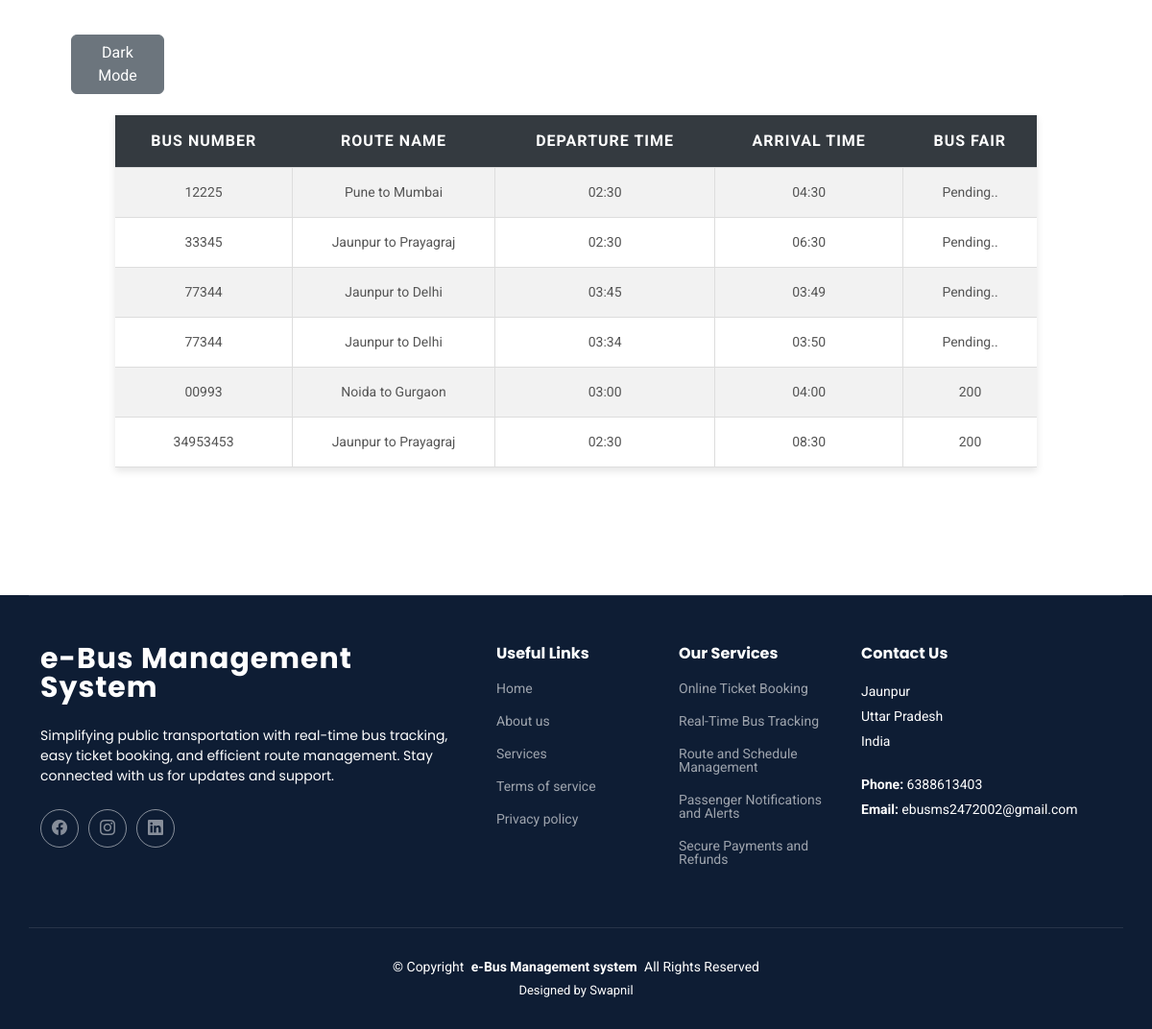
Page /BusInfo on the committed database.
### webapp/models.py (models this page shows)
class PostBusInfo(models.Model):
    busnumber = models.CharField(max_length=15)
    routename = models.CharField(max_length=40)
    departuretime = models.CharField(max_length=10)
    arrivaltime = models.CharField(max_length=10)
    busfair = models.CharField(max_length=5)

### webapp/views.py (the view)
# urls.py: path('BusInfo', views.BusInfo),
def BusInfo(request):
    obj = PostBusInfo.objects.all()
    return render(request,"BusInfo.html",{'obj':obj})

### webapp/templates/BusInfo.html (shortened to what this page needs)
{% extends 'HeaderFooter.html'%}
{% block content %}
<head>
</head>
<body>
<div id="demo"></div>
<div id="demo1">
    <table>
        <tr>
            <th>Bus Number</th>
            <th>Route Name</th>
            <th>Departure Time</th>
            <th>Arrival Time</th>
            <th>Bus Fair</th>
        </tr>
        {% for bus in obj %}
        <tr>
            <td>{{bus.busnumber}}</td>
            <td>{{bus.routename}}</td>
            <td>{{bus.departuretime}}</td>
            <td>{{bus.arrivaltime}}</td>
            <td>{{bus.busfair}}</td>
        </tr>
        {% endfor %}
    </table>
</div>
{% endblock %}

### webapp/templates/HeaderFooter.html (shortened to what this page needs)
<!DOCTYPE html>
<html lang="en">
<head>
 {% load static %}
  <link href="{% static 'vendor/swiper/swiper-bundle.min.css' %}" rel="stylesheet">
  <link href="{% static 'vendor/glightbox/css/glightbox.min.css' %}" rel="stylesheet">
  <link href="{% static 'vendor/fontawesome-free/css/all.min.css' %}" rel="stylesheet">
  <link href="{% static 'vendor/aos/aos.css' %}" rel="stylesheet">
  <link href="{% static 'vendor/bootstrap-icons/bootstrap-icons.css' %}" rel="stylesheet">
  <link href="{% static 'vendor/bootstrap/css/bootstrap.min.css' %}" rel="stylesheet">
  <link rel="stylesheet" href="{% static 'css/main.css' %}">
 <link rel="stylesheet" href="{% static 'css/post_contact.css'%}">
</head>
<body class="contact-page">
  <header id="header" class="header d-flex align-items-center fixed-top">
    <div class="container-fluid container-xl position-relative d-flex align-items-center">
      <a href="../index.html" class="logo d-flex align-items-center me-auto">
        <h1 class="sitename">e-Bus Management System</h1>
      </a>
      <nav id="navmenu" class="navmenu">
        <ul>
          <li><a href="/">Home</a></li>
          <li><a href="/BusInfo">Bus Information</a></li>
          <li><a href="/BusContact">Bus Contact</a></li>
          <li><a href="/BusType" >Bus Types</a></li>
          <li><a href="/bookyourbus" >Bus Booking</a></li>
        </ul>
      </nav>
      <ul><li> <a href=" #"><button id="theme-toggle" class="btn btn-secondary mt-3">Toggle Dark Mode</button></a></li>
      </ul>
    </div>
  </header>
  <main class="main">
  {% block content %}
{% endblock %}
  </main>
  <footer id="footer" class="footer dark-background">
    <div class="container footer-top">
      <div class="row gy-4">
        <div class="col-lg-5 col-md-12 footer-about">
          <a href="index.html" class="logo d-flex align-items-center">
            <span class="sitename">e-Bus Management System </span>
          </a>
          <p> Simplifying public transportation with real-time bus tracking, easy ticket booking, and efficient route management. Stay connected with us for updates and support.</p>
          <div class="social-links d-flex mt-4">
            <a href="https://www.facebook.com/profile.php?id=100045901268391&mibextid=ZbWKwL"><i class="bi bi-facebook"></i></a>
            <a href="https://www.instagram.com/swapnil__aryan/profilecard/?igsh=N2ViYWgyaXF4aWxt"><i class="bi bi-instagram"></i></a>
            <a href="https://www.linkedin.com/public-profile/settings?trk=d_flagship3_profile_self_view_public_profile"><i class="bi bi-linkedin"></i></a>
          </div>
        </div>
        <div class="col-lg-2 col-6 footer-links">
          <h4>Useful Links</h4>
          <ul>
            <li><a href="#">Home</a></li>
            <li><a href="#">About us</a></li>
            <li><a href="#">Services</a></li>
            <li><a href="#">Terms of service</a></li>
            <li><a href="#">Privacy policy</a></li>
          </ul>
        </div>
        <div class="col-lg-2 col-6 footer-links">
          <h4>Our Services</h4>
          <ul>
            <li><a href="#">Online Ticket Booking</a></li>
            <li><a href="#">Real-Time Bus Tracking</a></li>
            <li><a href="#">Route and Schedule Management</a></li>
            <li><a href="#">Passenger Notifications and Alerts</a></li>
            <li><a href="#">Secure Payments and Refunds</a></li>
          </ul>
        </div>
        <div class="col-lg-3 col-md-12 footer-contact text-center text-md-start">
          <h4>Contact Us</h4>
          <p>Jaunpur</p>
          <p>Uttar Pradesh</p>
          <p>India</p>
          <p class="mt-4"><strong>Phone:</strong> <span>6388613403</span></p>
          <p><strong>Email:</strong> <span>ebusms2472002@gmail.com</span></p>
        </div>
      </div>
    </div>
    <div class="container copyright text-center mt-4">
      <p>© <span>Copyright</span> <strong class="px-1 sitename">e-Bus Management system</strong> <span>All Rights Reserved</span></p>
      <div class="credits">
        Designed by <a href="https://www.linkedin.com/public-profile/settings?trk=d_flagship3_profile_self_view_public_profile">Swapnil</a>
      </div>
    </div>
  </footer>
</body>
</html>

### webapp/static/css/main.css (style rules this page uses)
:root { --background-color: #ffffff; --text-color: #000000; }
body { background-color: var(--background-color); color: var(--text-color); }
ul, li { list-style-type:none ; }
button { width: 100%; padding: 10px; background-color: #1b42ff; color: #fff; border: none; border-radius: 5px; font-size: 16px; cursor: pointer; }
:root { --default-font: "Roboto", system-ui, -apple-system, "Segoe UI", Roboto, "Helvetica Neue", Arial, "Noto Sans", "Liberation Sans", sans-serif, "Apple Color Emoji", "Segoe UI Emoji", "Segoe UI Symbol", "Noto Color Emoji"; --heading-font: "Poppins", sans-serif; --nav-font: "Poppins", sans-serif; --background-color: #ffffff; --default-color: #212529; --heading-color: #001973; --accent-color: #0d42ff; --surface-color: #ffffff; --contrast-color: #ffffff; --nav-color: rgba(255, 255, 255, 0.6); --nav-hover-color: #ffffff; --nav-mobile-background-color: #ffffff; --nav-dropdown-background-color: #ffffff; --nav-dropdown-color: #212529; --nav-dropdown-hover-color: #0d42ff; scroll-behavior: smooth; }
body { color: var(--default-color); background-color: var(--background-color); font-family: var(--default-font); transition: background-color 0.3s ease, color 0.3s ease; }
h1, h2, h3, h4, h5, h6 { color: var(--heading-color); font-family: var(--heading-font); }
a { color: var(--accent-color); text-decoration: none; transition: 0.3s; }
.dark-background { --background-color: #0e1d34; --default-color: #ffffff; --heading-color: #ffffff; --surface-color: #19335c; --contrast-color: #ffffff; }
.header { --background-color: rgba(255, 255, 255, 0); --heading-color: #ffffff; color: var(--default-color); background-color: var(--background-color); padding: 20px 0; transition: all 0.5s; z-index: 997; }
.header .logo { line-height: 1; }
.header .logo h1 { font-size: 30px; margin: 0; font-weight: 700; color: var(--heading-color); }
@media (max-width: 1200px) { .header .logo { order: 1; } }
@media (max-width: 1200px) { .header .navmenu { order: 3; } }
@media (min-width: 1200px) { .navmenu { padding: 0; } }
@media (min-width: 1200px) { .navmenu ul { margin: 0; padding: 0; display: flex; list-style: none; align-items: center; } }
@media (min-width: 1200px) { .navmenu li { position: relative; } }
@media (min-width: 1200px) { .navmenu a, .navmenu a:focus { color: var(--nav-color); padding: 18px 15px; font-size: 16px; font-family: var(--nav-font); font-weight: 400; display: flex; align-items: center; justify-content: space-between; white-space: nowrap; transition: 0.3s; } }
@media (min-width: 1200px) { .navmenu li:last-child a { padding-right: 0; } }
.footer { color: var(--default-color); background-color: var(--background-color); font-size: 14px; position: relative; }
.footer .footer-top { padding-top: 50px; border-top: 1px solid color-mix(in srgb, var(--default-color), transparent 90%); }
.footer .footer-about .logo { line-height: 1; margin-bottom: 25px; }
.footer .footer-about .logo span { color: var(--heading-color); font-size: 30px; font-weight: 700; letter-spacing: 1px; font-family: var(--heading-font); }
.footer .footer-about p { font-size: 14px; font-family: var(--heading-font); }
.footer .social-links a { display: flex; align-items: center; justify-content: center; width: 40px; height: 40px; border-radius: 50%; border: 1px solid color-mix(in srgb, var(--default-color), transparent 50%); font-size: 16px; color: color-mix(in srgb, var(--default-color), transparent 50%); margin-right: 10px; transition: 0.3s; }
.footer h4 { font-size: 16px; font-weight: bold; position: relative; padding-bottom: 12px; }
.footer .footer-links { margin-bottom: 30px; }
.footer .footer-links ul { list-style: none; padding: 0; margin: 0; }
.footer .footer-links ul li { padding: 10px 0; display: flex; align-items: center; }
.footer .footer-links ul li:first-child { padding-top: 0; }
.footer .footer-links ul a { color: color-mix(in srgb, var(--default-color), transparent 40%); display: inline-block; line-height: 1; }
.footer .footer-contact p { margin-bottom: 5px; }
.footer .copyright { padding-top: 30px; padding-bottom: 30px; border-top: 1px solid color-mix(in srgb, var(--heading-color), transparent 90%); }
.footer .copyright p { margin-bottom: 0; }
.footer .credits { margin-top: 4px; font-size: 13px; }
.footer .credits a { color: var(--default-color); }

### rows in the picture
PostBusInfo: busnumber "12225", routename "Pune to Mumbai", departuretime "02:30", arrivaltime "04:30", busfair "Pending.."
PostBusInfo: busnumber "33345", routename "Jaunpur to Prayagraj", departuretime "02:30", arrivaltime "06:30", busfair "Pending.."
PostBusInfo: busnumber "77344", routename "Jaunpur to Delhi", departuretime "03:45", arrivaltime "03:49", busfair "Pending.."
PostBusInfo: busnumber "77344", routename "Jaunpur to Delhi", departuretime "03:34", arrivaltime "03:50", busfair "Pending.."
PostBusInfo: busnumber "00993", routename "Noida to Gurgaon", departuretime "03:00", arrivaltime "04:00", busfair "200"
PostBusInfo: busnumber "34953453", routename "Jaunpur to Prayagraj", departuretime "02:30", arrivaltime "08:30", busfair "200"
